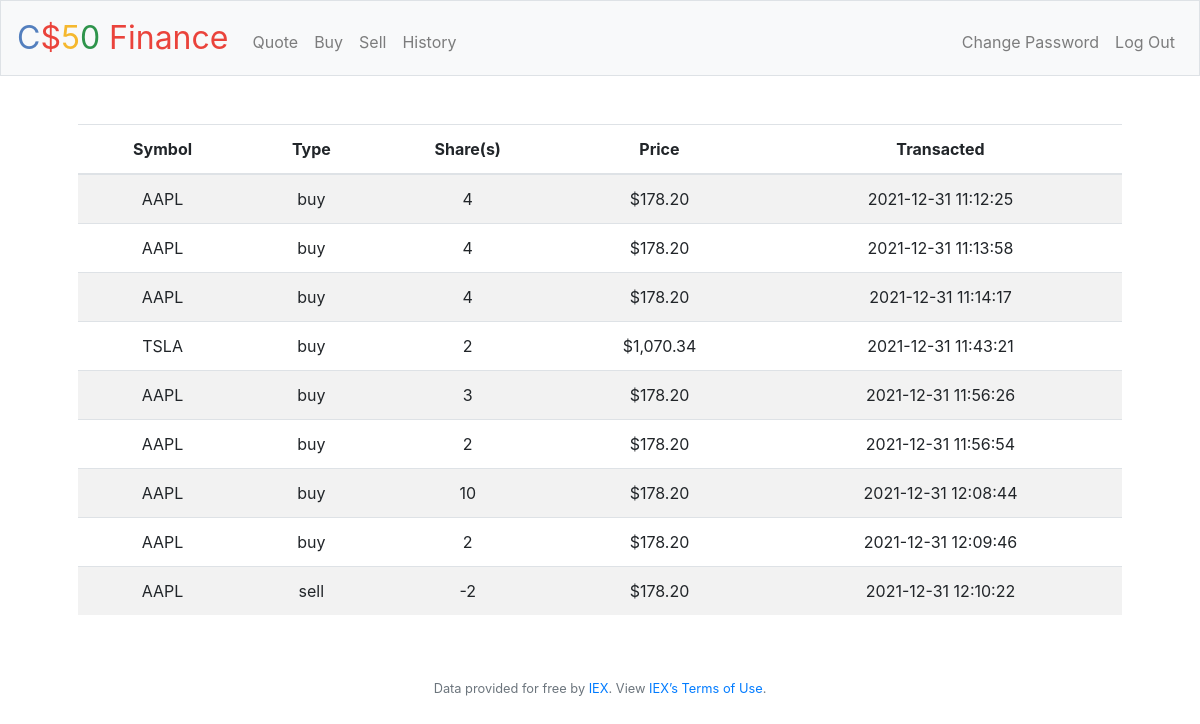
Page /history (signed in) on the earlier database version.
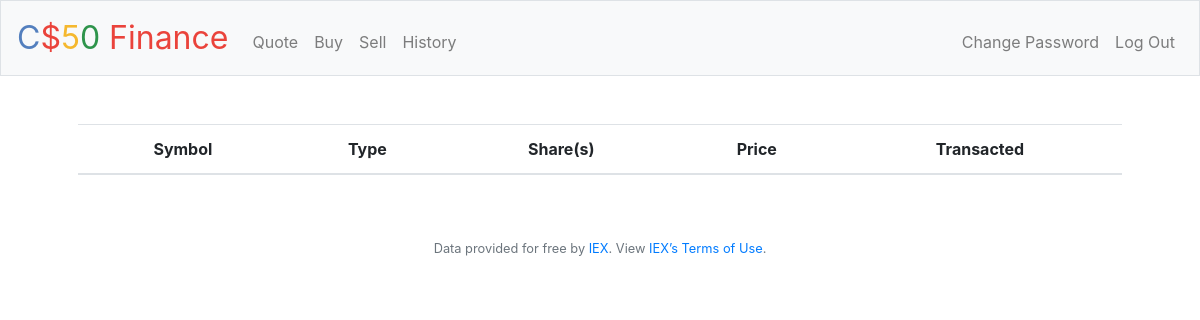
Same page on the later database version.
### tables this page shows
CREATE TABLE transactions (
 id INTEGER PRIMARY KEY AUTOINCREMENT,
 user_id INTEGER NOT NULL,
 name TEXT NOT NULL,
 shares INTEGER NOT NULL,
 price NUMERIC NOT NULL,
 type TEXT NOT NULL,
 symbol TEXT NOT NULL,
 time TIMESTAMP DEFAULT CURRENT_TIMESTAMP,
 FOREIGN KEY(user_id) REFERENCES users(id)
);

### application.py (the view)
@app.route("/history")
@login_required
def history():
    user_id = session["user_id"]
    transactions = db.execute("SELECT type, symbol, price, shares, time FROM transactions WHERE user_id = ?", user_id)
    return render_template("history.html", transactions=transactions, usd_function=usd)

### application.py (called while the page is built)
@app.after_request
def after_request(response):
    response.headers["Cache-Control"] = "no-cache, no-store, must-revalidate"
    response.headers["Expires"] = 0
    response.headers["Pragma"] = "no-cache"
    return response

### helpers.py (called while the page is built)
def login_required(f):
    @wraps(f)
    def decorated_function(*args, **kwargs):
        if session.get("user_id") is None:
            return redirect("/login")
        return f(*args, **kwargs)
    return decorated_function

def usd(value):
    return f"${value:,.2f}"

### templates/history.html (shortened to what this page needs)
{% extends "layout.html" %}
{% block main %}
    <table class="table table-striped">
        <thead>
            <tr>
                <th>Symbol</th>
                <th>Type</th>
                <th>Share(s)</th>
                <th>Price</th>
                <th>Transacted</th>
            </tr>
        </thead>
        <tbody>
            {% for transaction in transactions %}
            <tr>
                <td>{{ transaction["symbol"].upper() }}</td>
                <td>{{ transaction["type"] }}</td>
                <td>{{ transaction["shares"] }}</td>
                <td>{{ usd_function(transaction["price"]) }}</td>
                <td>{{ transaction["time"] }}</td>
            </tr>
            {% endfor %}
    </table>
{% endblock %}

### templates/layout.html (shortened to what this page needs)
<!DOCTYPE html>
<html lang="en">
    <head>
        <link href="/static/styles.css" rel="stylesheet">
        <link rel="stylesheet" href="https://cdn.jsdelivr.net/npm/bootstrap@4.6.0/dist/css/bootstrap.min.css">
        <link rel="stylesheet" href="https://cdn.jsdelivr.net/npm/bootstrap-icons@1.6.0/font/bootstrap-icons.css">
    </head>
    <body>
        <nav class="navbar navbar-expand-md navbar-light bg-light border">
            <a class="navbar-brand" href="/"><span class="blue">C</span><span class="red">$</span><span class="yellow">5</span><span class="green">0</span> <span class="red">Finance</span></a>
            <div class="collapse navbar-collapse" id="navbar">
                {% if session.user_id %}
                    <ul class="navbar-nav mr-auto mt-2">
                        <li class="nav-item"><a class="nav-link" href="/quote">Quote</a></li>
                        <li class="nav-item"><a class="nav-link" href="/buy">Buy</a></li>
                        <li class="nav-item"><a class="nav-link" href="/sell">Sell</a></li>
                        <li class="nav-item"><a class="nav-link" href="/history">History</a></li>
                    </ul>
                    <ul class="navbar-nav ml-auto mt-2">
                        <li class="nav-item"><a class="nav-link" href="/changepwd">Change Password</a></li>
                        <li class="nav-item"><a class="nav-link" href="/logout">Log Out</a></li>
                    </ul>
                {% else %}
                    <ul class="navbar-nav ml-auto mt-2">
                        <li class="nav-item"><a class="nav-link" href="/register">Register</a></li>
                        <li class="nav-item"><a class="nav-link" href="/login">Log In</a></li>
                    </ul>
                {% endif %}
            </div>
        </nav>
        <main class="container p-5">
            {% block main %}{% endblock %}
        </main>
        <footer class="small text-center text-muted">
            Data provided for free by <a href="https://iextrading.com/developer">IEX</a>. View <a href="https://iextrading.com/api-exhibit-a/">IEX’s Terms of Use</a>.
        </footer>
    </body>
</html>

### static/styles.css (style rules this page uses)
nav .navbar-brand { font-size: xx-large; }
nav .navbar-brand .blue { color: #537fbe; }
nav .navbar-brand .red { color: #ea433b; }
nav .navbar-brand .yellow { color: #f5b82e; }
nav .navbar-brand .green { color: #2e944b; }
main { overflow-x: auto; text-align: center; }

Differences in the rows shown:
removed transactions: price "$178.20"
removed transactions: price "$178.20"
removed transactions: price "$178.20"
removed transactions: price "$1,070.34"
removed transactions: price "$178.20"
removed transactions: price "$178.20"
removed transactions: price "$178.20"
removed transactions: price "$178.20"
removed transactions: price "$178.20"
